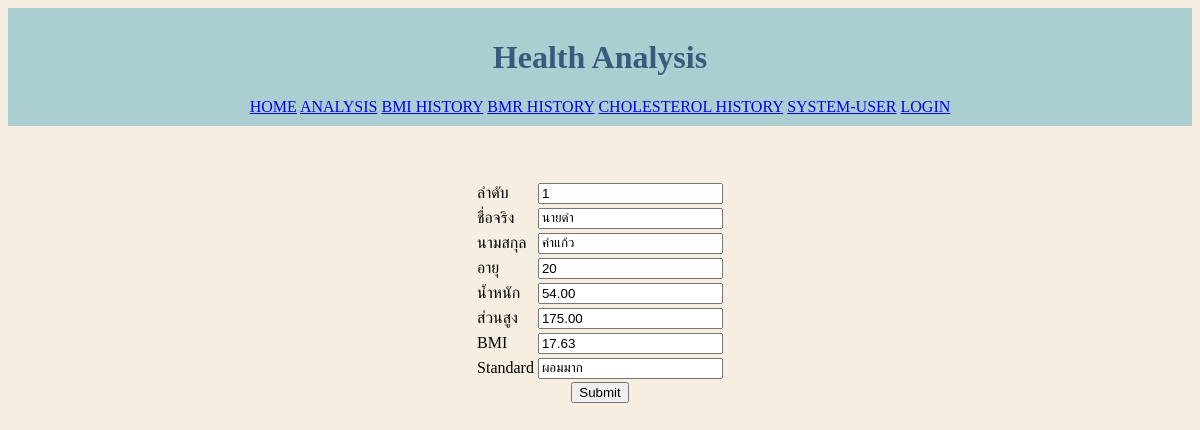
The app's page /bmihistory_edit.php?id=1 with its own data.
### tables this page shows
CREATE TABLE `historyBMI` (
  `accountbmi_id` int(11) NOT NULL,
  `firstname` varchar(45) NOT NULL,
  `lastname` varchar(45) NOT NULL,
  `age` int(2) NOT NULL,
  `weight` decimal(5,2) NOT NULL,
  `height` decimal(5,2) NOT NULL,
  `BMI` decimal(5,2) NOT NULL,
  `Standard` varchar(45) NOT NULL,
  `DATE` timestamp NOT NULL DEFAULT current_timestamp()
);

### bmihistory_edit.php (the view, shortened to what this page needs)
<?php
require('config.php');
$id= $_GET['id'];
$sql="SELECT * FROM historyBMI WHERE accountbmi_id = $id";
$result = mysqli_query($connect,$sql);
$row = mysqli_fetch_assoc($result);
?>
<!DOCTYPE html>
<html lang="en">
<head>
<link type="text/css" rel="stylesheet" href="main.css">
</head>
<body>
    <?php include('nav.php'); ?>
    <br><br>
    <center>
   <form action="bmihistory_edit_submit.php?id=<?php echo $row['accountbmi_id']?>" method="post">
    <table>
        <tr>
            <td>ลำดับ</td>
            <td><input type="number" value="<?php echo $row['accountbmi_id']?>" name="accountbmi_id"> </td>
        </tr>
        <tr>
            <td>ชื่อจริง</td>
            <td><input type="text" value="<?php echo $row['firstname']?>" name="firstname"> </td>
        </tr>
        <tr>
            <td>นามสกุล</td>
            <td><input type="text" value="<?php echo $row['lastname']?>" name="lastname"> </td>
        </tr>
        <tr>
            <td>อายุ</td>
            <td><input type="number" value="<?php echo $row['age']?>" name="age"> </td>
        </tr>
        <tr>
            <td>น้ำหนัก</td>
            <td><input type="number" value="<?php echo $row['weight']?>" name="weight"> </td>
        </tr>
        <tr>
            <td>ส่วนสูง</td>
            <td><input type="number" value="<?php echo $row['height']?>" name="height"> </td>
        </tr>
        <tr>
            <td>BMI</td>
            <td><input type="text" value="<?php echo $row['BMI']?>" name="BMI"> </td>
        </tr>
        <tr>
            <td>Standard</td>
            <td><input type="text" value="<?php echo $row['Standard']?>" name="Standard"> </td>
        </tr>
    </table>
        <input type="submit">
        </form>
    </center>
</body>
</html>

### main.css (style rules this page uses)
body { background-color:#F6EEE0; }

### records on screen
historybmi: accountbmi_id "1", firstname "นายดำ", lastname "คำแก้ว", age "20", weight "54.00", height "175.00", BMI "17.63", Standard "ผอมมาก"
